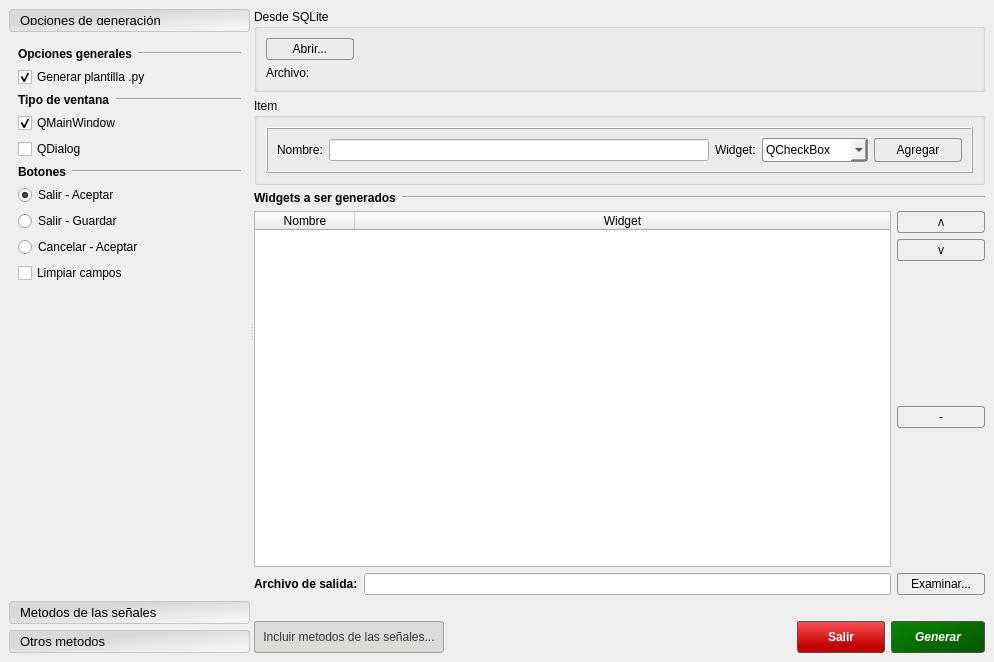
<?xml version="1.0" encoding="UTF-8"?>
<ui version="4.0">
 <class>MainWindow</class>
 <widget class="QMainWindow" name="MainWindow">
  <property name="geometry">
   <rect>
    <x>0</x>
    <y>0</y>
    <width>994</width>
    <height>662</height>
   </rect>
  </property>
  <property name="windowTitle">
   <string>GUI Maker - @ MEG Software </string>
  </property>
  <property name="styleSheet">
   <string notr="true"> QPushButton {
border: 1px solid #8f8f91;
border-radius: 3px;
background-color: qlineargradient(x1: 0, y1: 0, x2: 0, y2: 1,
                                       stop: 0 #f6f7fa, stop: 1 #dadbde);
min-width: 80px;
padding: 3px;
 }

 QPushButton:pressed {
     background-color: qlineargradient(x1: 0, y1: 0, x2: 0, y2: 1,
                                       stop: 0 #dadbde, stop: 1 #f6f7fa);
 }

QComboBox {
border: 1px solid #8f8f91;
border-radius: 3px;
background-color: qlineargradient(x1: 0, y1: 0, x2: 0, y2: 1,
                                       stop: 0 #f6f7fa, stop: 1 #dadbde);
min-width: 80px;
padding: 3px;
 }</string>
  </property>
  <widget class="QWidget" name="centralwidget">
   <layout class="QVBoxLayout" name="verticalLayout_12">
    <item>
     <widget class="QSplitter" name="splitter">
      <property name="orientation">
       <enum>Qt::Horizontal</enum>
      </property>
      <widget class="QToolBox" name="toolBox">
       <property name="sizePolicy">
        <sizepolicy hsizetype="Preferred" vsizetype="Expanding">
         <horstretch>0</horstretch>
         <verstretch>0</verstretch>
        </sizepolicy>
       </property>
       <property name="font">
        <font>
         <pointsize>10</pointsize>
        </font>
       </property>
       <property name="styleSheet">
        <string notr="true">QToolBox::tab {
color:rgb(0, 0, 0);
background-color: qlineargradient(spread:reflect, x1:0.195, y1:0.176136, x2:1, y2:1, stop:0.195238 rgba(217, 217, 217, 255), stop:0.842857 rgba(244, 244, 244, 255));
border: 1px solid rgb(199, 199, 199);
border-radius: 3px;
padding:6px;
}
</string>
       </property>
       <widget class="QWidget" name="widget">
        <property name="geometry">
         <rect>
          <x>0</x>
          <y>0</y>
          <width>244</width>
          <height>551</height>
         </rect>
        </property>
        <attribute name="label">
         <string>Opciones de generación</string>
        </attribute>
        <layout class="QVBoxLayout" name="verticalLayout_9">
         <item>
          <layout class="QHBoxLayout" name="horizontalLayout_10">
           <item>
            <widget class="QLabel" name="label_6">
             <property name="sizePolicy">
              <sizepolicy hsizetype="Fixed" vsizetype="Preferred">
               <horstretch>0</horstretch>
               <verstretch>0</verstretch>
              </sizepolicy>
             </property>
             <property name="font">
              <font>
               <weight>75</weight>
               <bold>true</bold>
              </font>
             </property>
             <property name="text">
              <string>Opciones generales</string>
             </property>
            </widget>
           </item>
           <item>
            <widget class="Line" name="line_2">
             <property name="orientation">
              <enum>Qt::Horizontal</enum>
             </property>
            </widget>
           </item>
          </layout>
         </item>
         <item>
          <widget class="QCheckBox" name="chkGenerarPlantilla">
           <property name="text">
            <string>Generar plantilla .py</string>
           </property>
           <property name="checked">
            <bool>true</bool>
           </property>
          </widget>
         </item>
         <item>
          <layout class="QHBoxLayout" name="horizontalLayout_13">
           <item>
            <widget class="QLabel" name="label_8">
             <property name="sizePolicy">
              <sizepolicy hsizetype="Fixed" vsizetype="Preferred">
               <horstretch>0</horstretch>
               <verstretch>0</verstretch>
              </sizepolicy>
             </property>
             <property name="font">
              <font>
               <weight>75</weight>
               <bold>true</bold>
              </font>
             </property>
             <property name="text">
              <string>Tipo de ventana</string>
             </property>
            </widget>
           </item>
           <item>
            <widget class="Line" name="line_5">
             <property name="orientation">
              <enum>Qt::Horizontal</enum>
             </property>
            </widget>
           </item>
          </layout>
         </item>
         <item>
          <layout class="QVBoxLayout" name="verticalLayout_6">
           <item>
            <widget class="QCheckBox" name="rbMainWindow">
             <property name="text">
              <string>QMainWindow</string>
             </property>
             <property name="checked">
              <bool>true</bool>
             </property>
            </widget>
           </item>
           <item>
            <widget class="QCheckBox" name="rbDialog">
             <property name="text">
              <string>QDialog</string>
             </property>
             <property name="checked">
              <bool>false</bool>
             </property>
            </widget>
           </item>
          </layout>
         </item>
         <item>
          <layout class="QHBoxLayout" name="horizontalLayout_12">
           <item>
            <widget class="QLabel" name="label_7">
             <property name="sizePolicy">
              <sizepolicy hsizetype="Fixed" vsizetype="Preferred">
               <horstretch>0</horstretch>
               <verstretch>0</verstretch>
              </sizepolicy>
             </property>
             <property name="font">
              <font>
               <weight>75</weight>
               <bold>true</bold>
              </font>
             </property>
             <property name="text">
              <string>Botones</string>
             </property>
            </widget>
           </item>
           <item>
            <widget class="Line" name="line_4">
             <property name="orientation">
              <enum>Qt::Horizontal</enum>
             </property>
            </widget>
           </item>
          </layout>
         </item>
         <item>
          <layout class="QVBoxLayout" name="verticalLayout_8">
           <item>
            <widget class="QRadioButton" name="rbBtnsSA">
             <property name="text">
              <string>Salir - Aceptar</string>
             </property>
             <property name="checked">
              <bool>true</bool>
             </property>
            </widget>
           </item>
           <item>
            <widget class="QRadioButton" name="rbBtnsSG">
             <property name="text">
              <string>Salir - Guardar</string>
             </property>
            </widget>
           </item>
           <item>
            <widget class="QRadioButton" name="rbBtnsCA">
             <property name="text">
              <string>Cancelar - Aceptar</string>
             </property>
            </widget>
           </item>
           <item>
            <widget class="QCheckBox" name="chkBtnsLimpiar">
             <property name="text">
              <string>Limpiar campos</string>
             </property>
            </widget>
           </item>
          </layout>
         </item>
         <item>
          <spacer name="verticalSpacer_3">
           <property name="orientation">
            <enum>Qt::Vertical</enum>
           </property>
           <property name="sizeHint" stdset="0">
            <size>
             <width>20</width>
             <height>40</height>
            </size>
           </property>
          </spacer>
         </item>
        </layout>
       </widget>
       <widget class="QWidget" name="widget_2">
        <property name="geometry">
         <rect>
          <x>0</x>
          <y>0</y>
          <width>276</width>
          <height>533</height>
         </rect>
        </property>
        <attribute name="label">
         <string>Metodos de las señales</string>
        </attribute>
        <layout class="QVBoxLayout" name="verticalLayout_11">
         <item>
          <layout class="QHBoxLayout" name="horizontalLayout_15">
           <item>
            <widget class="QLabel" name="label_10">
             <property name="sizePolicy">
              <sizepolicy hsizetype="Fixed" vsizetype="Preferred">
               <horstretch>0</horstretch>
               <verstretch>0</verstretch>
              </sizepolicy>
             </property>
             <property name="font">
              <font>
               <weight>75</weight>
               <bold>true</bold>
              </font>
             </property>
             <property name="text">
              <string>Widget:</string>
             </property>
            </widget>
           </item>
           <item>
            <widget class="QLabel" name="lbWidget">
             <property name="minimumSize">
              <size>
               <width>150</width>
               <height>0</height>
              </size>
             </property>
             <property name="font">
              <font>
               <underline>false</underline>
              </font>
             </property>
             <property name="frameShape">
              <enum>QFrame::NoFrame</enum>
             </property>
             <property name="text">
              <string/>
             </property>
            </widget>
           </item>
          </layout>
         </item>
         <item>
          <layout class="QVBoxLayout" name="verticalLayout_5">
           <item>
            <layout class="QHBoxLayout" name="horizontalLayout_16">
             <item>
              <widget class="QLabel" name="label_11">
               <property name="sizePolicy">
                <sizepolicy hsizetype="Fixed" vsizetype="Preferred">
                 <horstretch>0</horstretch>
                 <verstretch>0</verstretch>
                </sizepolicy>
               </property>
               <property name="font">
                <font>
                 <weight>75</weight>
                 <bold>true</bold>
                </font>
               </property>
               <property name="text">
                <string>Señales</string>
               </property>
              </widget>
             </item>
             <item>
              <spacer name="horizontalSpacer_2">
               <property name="orientation">
                <enum>Qt::Horizontal</enum>
               </property>
               <property name="sizeHint" stdset="0">
                <size>
                 <width>40</width>
                 <height>20</height>
                </size>
               </property>
              </spacer>
             </item>
             <item>
              <widget class="QPushButton" name="btQuitarSenial">
               <property name="sizePolicy">
                <sizepolicy hsizetype="Minimum" vsizetype="Fixed">
                 <horstretch>0</horstretch>
                 <verstretch>0</verstretch>
                </sizepolicy>
               </property>
               <property name="maximumSize">
                <size>
                 <width>30</width>
                 <height>16777215</height>
                </size>
               </property>
               <property name="text">
                <string>-</string>
               </property>
              </widget>
             </item>
             <item>
              <widget class="QPushButton" name="btAgregarSenial">
               <property name="sizePolicy">
                <sizepolicy hsizetype="Fixed" vsizetype="Fixed">
                 <horstretch>0</horstretch>
                 <verstretch>0</verstretch>
                </sizepolicy>
               </property>
               <property name="maximumSize">
                <size>
                 <width>30</width>
                 <height>16777215</height>
                </size>
               </property>
               <property name="text">
                <string>+</string>
               </property>
              </widget>
             </item>
            </layout>
           </item>
           <item>
            <widget class="QListWidget" name="lwSeniales"/>
           </item>
          </layout>
         </item>
         <item>
          <layout class="QVBoxLayout" name="verticalLayout_10">
           <item>
            <layout class="QHBoxLayout" name="horizontalLayout_14">
             <item>
              <widget class="QLabel" name="label_12">
               <property name="sizePolicy">
                <sizepolicy hsizetype="Fixed" vsizetype="Preferred">
                 <horstretch>0</horstretch>
                 <verstretch>0</verstretch>
                </sizepolicy>
               </property>
               <property name="font">
                <font>
                 <weight>75</weight>
                 <bold>true</bold>
                </font>
               </property>
               <property name="text">
                <string>Señales agregadas</string>
               </property>
              </widget>
             </item>
             <item>
              <spacer name="horizontalSpacer_5">
               <property name="orientation">
                <enum>Qt::Horizontal</enum>
               </property>
               <property name="sizeHint" stdset="0">
                <size>
                 <width>40</width>
                 <height>20</height>
                </size>
               </property>
              </spacer>
             </item>
             <item>
              <widget class="QPushButton" name="btQuitarSenial_2">
               <property name="sizePolicy">
                <sizepolicy hsizetype="Minimum" vsizetype="Fixed">
                 <horstretch>0</horstretch>
                 <verstretch>0</verstretch>
                </sizepolicy>
               </property>
               <property name="maximumSize">
                <size>
                 <width>30</width>
                 <height>16777215</height>
                </size>
               </property>
               <property name="text">
                <string>-</string>
               </property>
              </widget>
             </item>
            </layout>
           </item>
           <item>
            <widget class="QListWidget" name="lwSenialesAgregadas"/>
           </item>
          </layout>
         </item>
         <item>
          <spacer name="verticalSpacer_4">
           <property name="orientation">
            <enum>Qt::Vertical</enum>
           </property>
           <property name="sizeHint" stdset="0">
            <size>
             <width>20</width>
             <height>33</height>
            </size>
           </property>
          </spacer>
         </item>
        </layout>
       </widget>
       <widget class="QWidget" name="widget_3">
        <property name="geometry">
         <rect>
          <x>0</x>
          <y>0</y>
          <width>268</width>
          <height>533</height>
         </rect>
        </property>
        <attribute name="label">
         <string>Otros metodos</string>
        </attribute>
        <layout class="QVBoxLayout" name="verticalLayout_15">
         <item>
          <layout class="QVBoxLayout" name="verticalLayout_13">
           <item>
            <widget class="QLabel" name="label_13">
             <property name="text">
              <string>Nombre metodo</string>
             </property>
            </widget>
           </item>
           <item>
            <widget class="QLineEdit" name="leNombre_2"/>
           </item>
           <item>
            <widget class="QLabel" name="label_14">
             <property name="text">
              <string>Parámetros</string>
             </property>
            </widget>
           </item>
           <item>
            <widget class="QLineEdit" name="leNombre_3"/>
           </item>
           <item>
            <widget class="QPushButton" name="pushButton">
             <property name="text">
              <string>Agregar</string>
             </property>
            </widget>
           </item>
          </layout>
         </item>
         <item>
          <layout class="QVBoxLayout" name="verticalLayout_14">
           <item>
            <layout class="QHBoxLayout" name="horizontalLayout_17">
             <item>
              <widget class="QLabel" name="label_15">
               <property name="sizePolicy">
                <sizepolicy hsizetype="Fixed" vsizetype="Preferred">
                 <horstretch>0</horstretch>
                 <verstretch>0</verstretch>
                </sizepolicy>
               </property>
               <property name="font">
                <font>
                 <weight>75</weight>
                 <bold>true</bold>
                </font>
               </property>
               <property name="text">
                <string>Señales agregadas</string>
               </property>
              </widget>
             </item>
             <item>
              <spacer name="horizontalSpacer_6">
               <property name="orientation">
                <enum>Qt::Horizontal</enum>
               </property>
               <property name="sizeHint" stdset="0">
                <size>
                 <width>40</width>
                 <height>20</height>
                </size>
               </property>
              </spacer>
             </item>
             <item>
              <widget class="QPushButton" name="btQuitarSenial_3">
               <property name="sizePolicy">
                <sizepolicy hsizetype="Minimum" vsizetype="Fixed">
                 <horstretch>0</horstretch>
                 <verstretch>0</verstretch>
                </sizepolicy>
               </property>
               <property name="minimumSize">
                <size>
                 <width>88</width>
                 <height>0</height>
                </size>
               </property>
               <property name="maximumSize">
                <size>
                 <width>30</width>
                 <height>16777215</height>
                </size>
               </property>
               <property name="text">
                <string>-</string>
               </property>
              </widget>
             </item>
            </layout>
           </item>
           <item>
            <widget class="QListWidget" name="lwSenialesAgregadas_2"/>
           </item>
          </layout>
         </item>
        </layout>
       </widget>
      </widget>
      <widget class="QWidget" name="layoutWidget">
       <layout class="QVBoxLayout" name="verticalLayout_7">
        <item>
         <widget class="QGroupBox" name="groupBox_2">
          <property name="title">
           <string>Desde SQLite</string>
          </property>
          <property name="flat">
           <bool>false</bool>
          </property>
          <property name="checkable">
           <bool>false</bool>
          </property>
          <layout class="QVBoxLayout" name="verticalLayout_3">
           <item>
            <layout class="QHBoxLayout" name="horizontalLayout_8">
             <item>
              <widget class="QPushButton" name="btAbrirSqlite">
               <property name="sizePolicy">
                <sizepolicy hsizetype="Preferred" vsizetype="Fixed">
                 <horstretch>0</horstretch>
                 <verstretch>0</verstretch>
                </sizepolicy>
               </property>
               <property name="minimumSize">
                <size>
                 <width>88</width>
                 <height>0</height>
                </size>
               </property>
               <property name="text">
                <string>Abrir...</string>
               </property>
              </widget>
             </item>
             <item>
              <spacer name="horizontalSpacer_4">
               <property name="orientation">
                <enum>Qt::Horizontal</enum>
               </property>
               <property name="sizeHint" stdset="0">
                <size>
                 <width>40</width>
                 <height>20</height>
                </size>
               </property>
              </spacer>
             </item>
            </layout>
           </item>
           <item>
            <layout class="QHBoxLayout" name="horizontalLayout_9">
             <item>
              <widget class="QLabel" name="label_5">
               <property name="text">
                <string>Archivo:</string>
               </property>
              </widget>
             </item>
             <item>
              <widget class="QLabel" name="label_9">
               <property name="text">
                <string/>
               </property>
              </widget>
             </item>
            </layout>
           </item>
          </layout>
         </widget>
        </item>
        <item>
         <widget class="QGroupBox" name="groupBox">
          <property name="title">
           <string>Item</string>
          </property>
          <property name="flat">
           <bool>false</bool>
          </property>
          <property name="checkable">
           <bool>false</bool>
          </property>
          <layout class="QVBoxLayout" name="verticalLayout_2">
           <item>
            <widget class="QFrame" name="frame">
             <property name="sizePolicy">
              <sizepolicy hsizetype="Minimum" vsizetype="Fixed">
               <horstretch>0</horstretch>
               <verstretch>0</verstretch>
              </sizepolicy>
             </property>
             <property name="frameShape">
              <enum>QFrame::Box</enum>
             </property>
             <property name="frameShadow">
              <enum>QFrame::Raised</enum>
             </property>
             <layout class="QHBoxLayout" name="horizontalLayout_11">
              <item>
               <layout class="QHBoxLayout" name="horizontalLayout_4">
                <item>
                 <widget class="QLabel" name="label_2">
                  <property name="text">
                   <string>Nombre:</string>
                  </property>
                 </widget>
                </item>
                <item>
                 <widget class="QLineEdit" name="leNombre"/>
                </item>
               </layout>
              </item>
              <item>
               <layout class="QHBoxLayout" name="horizontalLayout_5">
                <item>
                 <widget class="QLabel" name="label_3">
                  <property name="text">
                   <string>Widget:</string>
                  </property>
                 </widget>
                </item>
                <item>
                 <widget class="QComboBox" name="cbWidget">
                  <property name="focusPolicy">
                   <enum>Qt::TabFocus</enum>
                  </property>
                  <property name="currentIndex">
                   <number>0</number>
                  </property>
                  <item>
                   <property name="text">
                    <string>QCheckBox</string>
                   </property>
                  </item>
                  <item>
                   <property name="text">
                    <string>QDateEdit</string>
                   </property>
                  </item>
                  <item>
                   <property name="text">
                    <string>QSpinBox</string>
                   </property>
                  </item>
                  <item>
                   <property name="text">
                    <string>QComboBox</string>
                   </property>
                  </item>
                  <item>
                   <property name="text">
                    <string>QLineEdit</string>
                   </property>
                  </item>
                  <item>
                   <property name="text">
                    <string>QRadioButton</string>
                   </property>
                  </item>
                 </widget>
                </item>
               </layout>
              </item>
              <item>
               <widget class="QPushButton" name="btAgregar">
                <property name="sizePolicy">
                 <sizepolicy hsizetype="Minimum" vsizetype="Expanding">
                  <horstretch>0</horstretch>
                  <verstretch>0</verstretch>
                 </sizepolicy>
                </property>
                <property name="minimumSize">
                 <size>
                  <width>88</width>
                  <height>0</height>
                 </size>
                </property>
                <property name="focusPolicy">
                 <enum>Qt::TabFocus</enum>
                </property>
                <property name="styleSheet">
                 <string notr="true"/>
                </property>
                <property name="text">
                 <string>Agregar</string>
                </property>
               </widget>
              </item>
             </layout>
            </widget>
           </item>
          </layout>
         </widget>
        </item>
        <item>
         <layout class="QVBoxLayout" name="verticalLayout_4">
          <item>
           <layout class="QHBoxLayout" name="horizontalLayout_6">
            <item>
             <widget class="QLabel" name="label_4">
              <property name="sizePolicy">
               <sizepolicy hsizetype="Fixed" vsizetype="Preferred">
                <horstretch>0</horstretch>
                <verstretch>0</verstretch>
               </sizepolicy>
              </property>
              <property name="font">
               <font>
                <weight>75</weight>
                <bold>true</bold>
               </font>
              </property>
              <property name="text">
               <string>Widgets a ser generados</string>
              </property>
             </widget>
            </item>
            <item>
             <widget class="Line" name="line">
              <property name="orientation">
               <enum>Qt::Horizontal</enum>
              </property>
             </widget>
            </item>
           </layout>
          </item>
          <item>
           <layout class="QHBoxLayout" name="horizontalLayout_3">
            <item>
             <widget class="QTableWidget" name="lstWidgets">
              <property name="alternatingRowColors">
               <bool>true</bool>
              </property>
              <property name="selectionMode">
               <enum>QAbstractItemView::SingleSelection</enum>
              </property>
              <property name="selectionBehavior">
               <enum>QAbstractItemView::SelectItems</enum>
              </property>
              <attribute name="horizontalHeaderCascadingSectionResizes">
               <bool>true</bool>
              </attribute>
              <attribute name="horizontalHeaderStretchLastSection">
               <bool>true</bool>
              </attribute>
              <attribute name="verticalHeaderVisible">
               <bool>false</bool>
              </attribute>
              <attribute name="verticalHeaderShowSortIndicator" stdset="0">
               <bool>true</bool>
              </attribute>
              <attribute name="verticalHeaderVisible">
               <bool>false</bool>
              </attribute>
              <attribute name="horizontalHeaderStretchLastSection">
               <bool>true</bool>
              </attribute>
              <attribute name="horizontalHeaderCascadingSectionResizes">
               <bool>true</bool>
              </attribute>
              <attribute name="verticalHeaderShowSortIndicator" stdset="0">
               <bool>true</bool>
              </attribute>
              <column>
               <property name="text">
                <string>Nombre</string>
               </property>
              </column>
              <column>
               <property name="text">
                <string>Widget</string>
               </property>
              </column>
             </widget>
            </item>
            <item>
             <layout class="QVBoxLayout" name="verticalLayout">
              <item>
               <widget class="QPushButton" name="btArriba">
                <property name="sizePolicy">
                 <sizepolicy hsizetype="Minimum" vsizetype="Fixed">
                  <horstretch>0</horstretch>
                  <verstretch>0</verstretch>
                 </sizepolicy>
                </property>
                <property name="text">
                 <string>ʌ</string>
                </property>
               </widget>
              </item>
              <item>
               <widget class="QPushButton" name="btAbajo">
                <property name="sizePolicy">
                 <sizepolicy hsizetype="Minimum" vsizetype="Fixed">
                  <horstretch>0</horstretch>
                  <verstretch>0</verstretch>
                 </sizepolicy>
                </property>
                <property name="text">
                 <string>v</string>
                </property>
               </widget>
              </item>
              <item>
               <spacer name="verticalSpacer">
                <property name="orientation">
                 <enum>Qt::Vertical</enum>
                </property>
                <property name="sizeType">
                 <enum>QSizePolicy::Expanding</enum>
                </property>
                <property name="sizeHint" stdset="0">
                 <size>
                  <width>20</width>
                  <height>40</height>
                 </size>
                </property>
               </spacer>
              </item>
              <item>
               <widget class="QPushButton" name="btQuitar">
                <property name="sizePolicy">
                 <sizepolicy hsizetype="Minimum" vsizetype="Fixed">
                  <horstretch>45</horstretch>
                  <verstretch>0</verstretch>
                 </sizepolicy>
                </property>
                <property name="text">
                 <string>-</string>
                </property>
               </widget>
              </item>
              <item>
               <spacer name="verticalSpacer_2">
                <property name="orientation">
                 <enum>Qt::Vertical</enum>
                </property>
                <property name="sizeHint" stdset="0">
                 <size>
                  <width>20</width>
                  <height>40</height>
                 </size>
                </property>
               </spacer>
              </item>
             </layout>
            </item>
           </layout>
          </item>
         </layout>
        </item>
        <item>
         <layout class="QHBoxLayout" name="horizontalLayout">
          <item>
           <widget class="QLabel" name="label">
            <property name="font">
             <font>
              <weight>75</weight>
              <italic>false</italic>
              <bold>true</bold>
             </font>
            </property>
            <property name="text">
             <string>Archivo de salida:</string>
            </property>
           </widget>
          </item>
          <item>
           <widget class="QLineEdit" name="leSalida">
            <property name="text">
             <string/>
            </property>
           </widget>
          </item>
          <item>
           <widget class="QPushButton" name="btExaminar">
            <property name="sizePolicy">
             <sizepolicy hsizetype="Preferred" vsizetype="Minimum">
              <horstretch>0</horstretch>
              <verstretch>0</verstretch>
             </sizepolicy>
            </property>
            <property name="minimumSize">
             <size>
              <width>88</width>
              <height>0</height>
             </size>
            </property>
            <property name="focusPolicy">
             <enum>Qt::NoFocus</enum>
            </property>
            <property name="text">
             <string>Examinar...</string>
            </property>
           </widget>
          </item>
         </layout>
        </item>
        <item>
         <layout class="QHBoxLayout" name="horizontalLayout_7">
          <item>
           <spacer name="horizontalSpacer_3">
            <property name="orientation">
             <enum>Qt::Horizontal</enum>
            </property>
            <property name="sizeHint" stdset="0">
             <size>
              <width>40</width>
              <height>20</height>
             </size>
            </property>
           </spacer>
          </item>
         </layout>
        </item>
        <item>
         <layout class="QHBoxLayout" name="horizontalLayout_2">
          <item>
           <widget class="QPushButton" name="btIncuirSenales">
            <property name="sizePolicy">
             <sizepolicy hsizetype="Minimum" vsizetype="Preferred">
              <horstretch>0</horstretch>
              <verstretch>0</verstretch>
             </sizepolicy>
            </property>
            <property name="styleSheet">
             <string notr="true">QPushButton {
	background: #DBDBDB;
	border-radius: 3px;
	color:#353535;
	border: 1px solid #A0A197;
	padding:8px;
}

QPushButton:pressed{
	background-color: qlineargradient(x1: 0, y1: 0, x2: 0, y2: 1,
                                            stop: 0 #dadbde, stop: 1 #f6f7fa);		
	border: 1px solid #505050;
}
QPushButton:hover{
         background-color: qlineargradient(x1: 0, y1: 0, x2: 0, y2: 1,
                                           stop: 0 #dadbde, stop: 1 #f6f7fa);
}</string>
            </property>
            <property name="text">
             <string>Incluir metodos de las señales...</string>
            </property>
           </widget>
          </item>
          <item>
           <spacer name="horizontalSpacer">
            <property name="orientation">
             <enum>Qt::Horizontal</enum>
            </property>
            <property name="sizeHint" stdset="0">
             <size>
              <width>40</width>
              <height>20</height>
             </size>
            </property>
           </spacer>
          </item>
          <item>
           <widget class="QPushButton" name="btSalir">
            <property name="sizePolicy">
             <sizepolicy hsizetype="Minimum" vsizetype="Preferred">
              <horstretch>0</horstretch>
              <verstretch>0</verstretch>
             </sizepolicy>
            </property>
            <property name="minimumSize">
             <size>
              <width>88</width>
              <height>0</height>
             </size>
            </property>
            <property name="font">
             <font>
              <weight>75</weight>
              <bold>true</bold>
             </font>
            </property>
            <property name="layoutDirection">
             <enum>Qt::LeftToRight</enum>
            </property>
            <property name="autoFillBackground">
             <bool>false</bool>
            </property>
            <property name="styleSheet">
             <string notr="true">QPushButton{
	color: rgb(255, 255, 255);
	background-color: qlineargradient(spread:reflect, x1:1, y1:1, x2:1, y2:0, stop:0.201835 rgba(195, 0, 0, 255), stop:0.949541 rgba(247, 78, 78, 255));
border: 1px solid #505050;
border-radius: 3px;
padding:3px
}
QPushButton:pressed{	
	border: 3px solid #505050;
}</string>
            </property>
            <property name="text">
             <string>Salir</string>
            </property>
           </widget>
          </item>
          <item>
           <widget class="QPushButton" name="btGenerar">
            <property name="sizePolicy">
             <sizepolicy hsizetype="Minimum" vsizetype="Preferred">
              <horstretch>0</horstretch>
              <verstretch>0</verstretch>
             </sizepolicy>
            </property>
            <property name="minimumSize">
             <size>
              <width>94</width>
              <height>30</height>
             </size>
            </property>
            <property name="font">
             <font>
              <weight>75</weight>
              <italic>true</italic>
              <bold>true</bold>
             </font>
            </property>
            <property name="styleSheet">
             <string notr="true">QPushButton{
	color: rgb(255, 255, 255);
	background-color: qlineargradient(spread:pad, x1:0.005, y1:0.006, x2:0.990476, y2:1, stop:0.0047619  rgba(10, 134, 2, 255), stop:1 rgba(6, 84, 0, 255));
border: 1px solid #505050;
border-radius: 3px;
padding:6px
}
QPushButton:pressed{	
	border: 3px solid #505050;
}</string>
            </property>
            <property name="text">
             <string>Generar</string>
            </property>
           </widget>
          </item>
         </layout>
        </item>
       </layout>
      </widget>
     </widget>
    </item>
   </layout>
  </widget>
 </widget>
 <tabstops>
  <tabstop>leNombre</tabstop>
  <tabstop>cbWidget</tabstop>
  <tabstop>btAgregar</tabstop>
  <tabstop>btArriba</tabstop>
  <tabstop>btAbajo</tabstop>
  <tabstop>btQuitar</tabstop>
  <tabstop>btSalir</tabstop>
  <tabstop>lstWidgets</tabstop>
  <tabstop>btGenerar</tabstop>
  <tabstop>leSalida</tabstop>
 </tabstops>
 <resources/>
 <connections>
  <connection>
   <sender>btSalir</sender>
   <signal>clicked()</signal>
   <receiver>MainWindow</receiver>
   <slot>close()</slot>
   <hints>
    <hint type="sourcelabel">
     <x>606</x>
     <y>470</y>
    </hint>
    <hint type="destinationlabel">
     <x>265</x>
     <y>379</y>
    </hint>
   </hints>
  </connection>
 </connections>
</ui>
